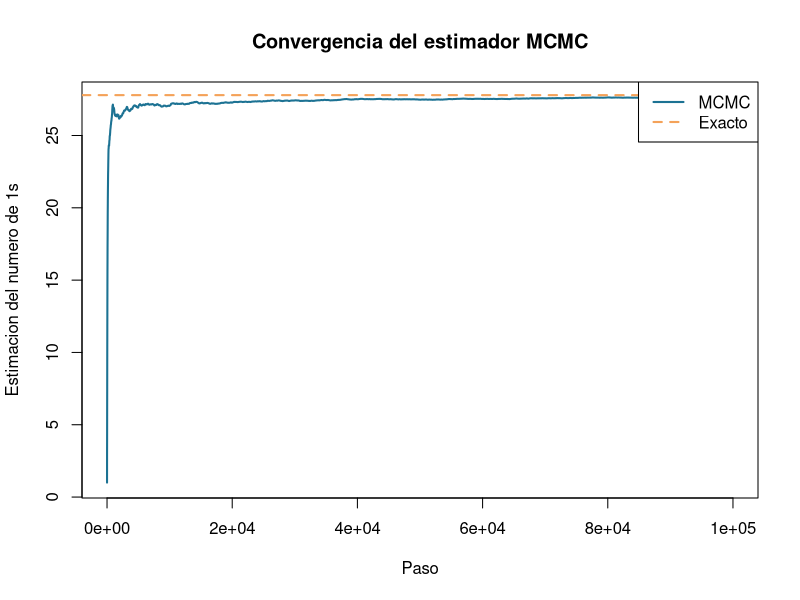

Recreate this plot in R.
# ============================================================
#  MCMC 5.1 - Caminata aleatoria sobre secuencias binarias
#  "buenas" (sin unos adyacentes)
#
#  Objetivo: estimar el numero esperado de 1s en una secuencia
#  binaria de longitud m elegida uniformemente entre todas las
#  secuencias sin dos 1s adyacentes.
#
#  Soporte para la presentacion - Capitulo 5, seccion 5.1
#  (basado en Dobrow, Introduction to Stochastic Processes with R)
# ============================================================

# ---- 1. La cadena MCMC -------------------------------------
# Caminata aleatoria sobre el grafo de secuencias buenas:
#   - se elige una posicion al azar
#   - si es 1 -> se cambia a 0 (siempre valido)
#   - si es 0 -> se cambia a 1 solo si no crea 1's adyacentes;
#                en caso contrario, la cadena se queda quieta.
# La distribucion limite es uniforme sobre las secuencias buenas.

mcmc_unos <- function(m, n_pasos, init = NULL) {
  # estado inicial: por defecto, todos ceros (siempre es "bueno")
  x <- if (is.null(init)) rep(0L, m) else init
  total_unos <- 0                      # acumulador para el promedio
  
  for (paso in seq_len(n_pasos)) {
    i <- sample.int(m, 1)              # posicion elegida al azar
    
    if (x[i] == 1L) {
      x[i] <- 0L                       # quitar un 1 nunca falla
    } else {
      # vecinos (tratando los bordes como 0)
      izq <- if (i > 1) x[i - 1] else 0L
      der <- if (i < m) x[i + 1] else 0L
      if (izq == 0L && der == 0L) x[i] <- 1L   # solo si sigue siendo buena
      # si no, la cadena permanece en su estado actual
    }
    
    total_unos <- total_unos + sum(x) # contamos 1s en cada paso
  }
  
  total_unos / n_pasos                 # estimacion de la esperanza
}

# ---- 2. Valor exacto (para comparar) -----------------------
# El numero de secuencias buenas de longitud m es F(m+2), el
# (m+2)-esimo numero de Fibonacci. La esperanza exacta del
# numero de 1s se puede obtener contando, por posicion, en
# cuantas secuencias buenas ese bit vale 1.
esperanza_exacta <- function(m) {
  fib <- numeric(m + 3)
  fib[1] <- 1; fib[2] <- 1
  for (k in 3:(m + 3)) fib[k] <- fib[k - 1] + fib[k - 2]
  good_len <- function(L) if (L <= 0) 1 else fib[L + 2]   # # buenas de long. L
  total_good <- good_len(m)
  # bit i = 1  =>  los dos lados deben ser 0; partes izq/der independientes y buenas
  unos <- 0
  for (i in 1:m) {
    izq <- good_len(i - 2)             # posiciones 1..i-2 libres y buenas
    der <- good_len(m - i - 1)         # posiciones i+2..m libres y buenas
    unos <- unos + izq * der
  }
  unos / total_good
}

# ---- 3. Ejecucion -----------------------------------------
set.seed(2016)
m       <- 100
n_pasos <- 100000

est <- mcmc_unos(m, n_pasos)
exa <- esperanza_exacta(m)

cat(sprintf("Longitud de la secuencia (m): %d\n", m))
cat(sprintf("Pasos de la cadena:           %d\n", n_pasos))
cat(sprintf("Estimacion MCMC:              %.4f\n", est))
cat(sprintf("Valor exacto:                 %.4f\n", exa))
cat(sprintf("Error absoluto:               %.4f\n", abs(est - exa)))

# ---- 4. (Opcional) Convergencia visual ---------------------
# Descomentar para ver como el promedio se estabiliza:
#
traza <- numeric(n_pasos); x <- rep(0L, m); tot <- 0
for (paso in seq_len(n_pasos)) {
   i <- sample.int(m, 1)
   if (x[i] == 1L) x[i] <- 0L else {
     izq <- if (i > 1) x[i-1] else 0L; der <- if (i < m) x[i+1] else 0L
     if (izq == 0L && der == 0L) x[i] <- 1L
   }
   tot <- tot + sum(x); traza[paso] <- tot / paso
}
plot(traza, type = "l", col = "#1C7293", lwd = 2,
      xlab = "Paso", ylab = "Estimacion del numero de 1s",
      main = "Convergencia del estimador MCMC")
abline(h = exa, col = "#F4A259", lty = 2, lwd = 2)
legend("topright", c("MCMC", "Exacto"),
        col = c("#1C7293", "#F4A259"), lty = c(1, 2), lwd = 2)
